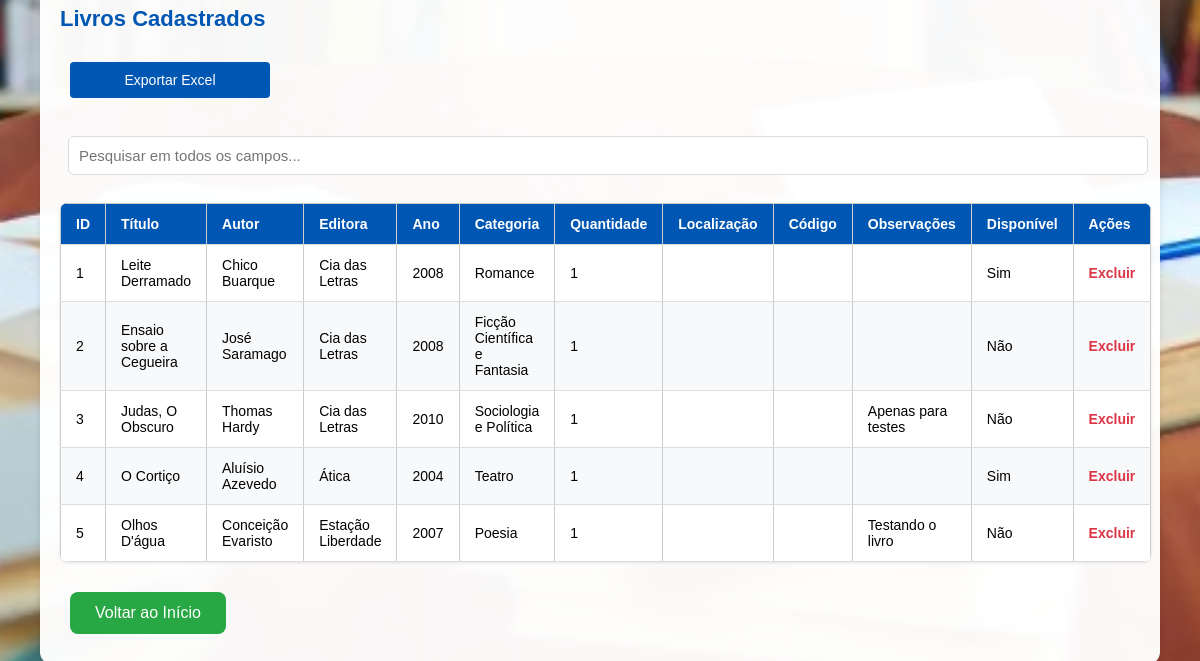
Page /livros (signed in, lower part) on the earlier database version.
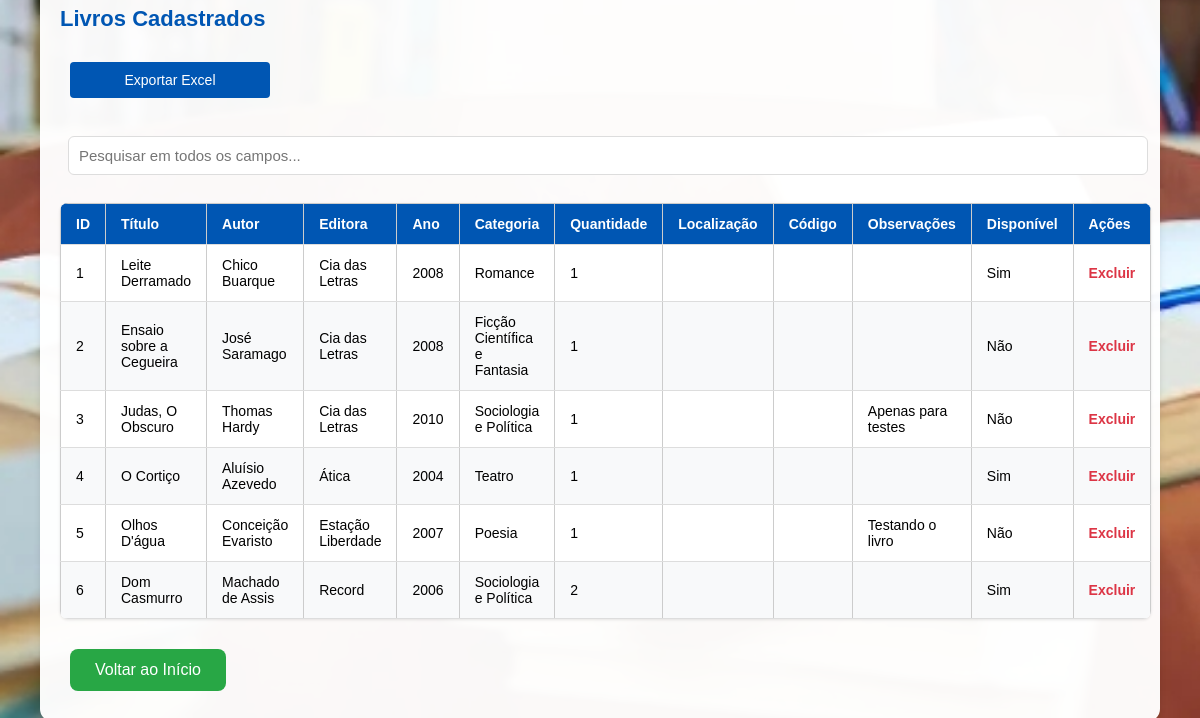
Same page on the later database version.
### tables this page shows
CREATE TABLE livros (
    id INTEGER PRIMARY KEY AUTOINCREMENT,
    titulo TEXT NOT NULL,
    autor TEXT NOT NULL,
    editora TEXT,
    ano TEXT,
    categoria TEXT,
    quantidade INTEGER DEFAULT 0,
    localizacao TEXT,
    codigo_interno TEXT,
    observacoes TEXT,
    disponivel INTEGER DEFAULT 1,
    escola_id INTEGER NOT NULL,
    FOREIGN KEY (escola_id) REFERENCES escolas(id)
);

### app.py (the view, shortened to what this page needs)
@app.route('/livros', methods=['GET', 'POST'])
def livros():
    if 'usuario_cpf' not in session:
        return redirect(url_for('login'))
    conn = get_db_connection()
    if session.get('tipo_usuario') == 'super_admin':
        livros = conn.execute('''
            SELECT l.*, e.nome as escola_nome
            FROM livros l
            JOIN escolas e ON l.escola_id = e.id
        ''').fetchall()
    conn.close()
    return render_template('livros.html', livros=livros, usuario_cpf=session['usuario_cpf'])

### app.py (called while the page is built)
def get_db_connection():
    conn = sqlite3.connect('database.db')
    conn.row_factory = sqlite3.Row
    return conn

### templates/livros.html (shortened to what this page needs)
<!DOCTYPE html>
<html lang="pt-br">
<head>
  <link rel="stylesheet" href="{{ url_for('static', filename='style.css') }}">
</head>
<body>
  <div class="container">
    <h2>Livros Cadastrados</h2>
    <div class="export-buttons">
      <a href="{{ url_for('exportar_livros_excel') }}">
        <button class="main-button">Exportar Excel</button>
      </a>
    </div>
    <input type="text" id="searchLivro" placeholder="Pesquisar em todos os campos..." class="search-bar" onkeyup="filtrarLivros()">
    {% if livros %}
    <table>
      <thead>
        <tr>
          <th>ID</th>
          <th>Título</th>
          <th>Autor</th>
          <th>Editora</th>
          <th>Ano</th>
          <th>Categoria</th>
          <th>Quantidade</th>
          <th>Localização</th>
          <th>Código</th>
          <th>Observações</th>
          <th>Disponível</th>
          <th>Ações</th>
        </tr>
      </thead>
      <tbody>
        {% for livro in livros %}
        <tr>
          <td>{{ livro.id }}</td>
          <td>{{ livro.titulo }}</td>
          <td>{{ livro.autor }}</td>
          <td>{{ livro.editora }}</td>
          <td>{{ livro.ano }}</td>
          <td>{{ livro.categoria }}</td>
          <td>{{ livro.quantidade }}</td>
          <td>{{ livro.localizacao }}</td>
          <td>{{ livro.codigo_interno }}</td>
          <td>{{ livro.observacoes }}</td>
          <td>{{ 'Sim' if livro.disponivel else 'Não' }}</td>
          <td>
            <a href="{{ url_for('excluir_livro', id=livro.id) }}" class="delete-button" onclick="return confirm('Tem certeza que deseja excluir este livro?')">Excluir</a>
          </td>
        </tr>
        {% endfor %}
      </tbody>
    </table>
    {% else %}
    <p class="empty-message">Nenhum livro cadastrado ainda.</p>
    {% endif %}
    <div class="back-container">
      <a href="{{ url_for('index') }}" class="back-button">Voltar ao Início</a>
    </div>
  </div>
</body>
</html>

Differences in the rows shown:
added livros: id "6", titulo "Dom Casmurro", autor "Machado de Assis", editora "Record", ano "2006", categoria "Sociologia e Política", quantidade "2", disponivel "Sim"
